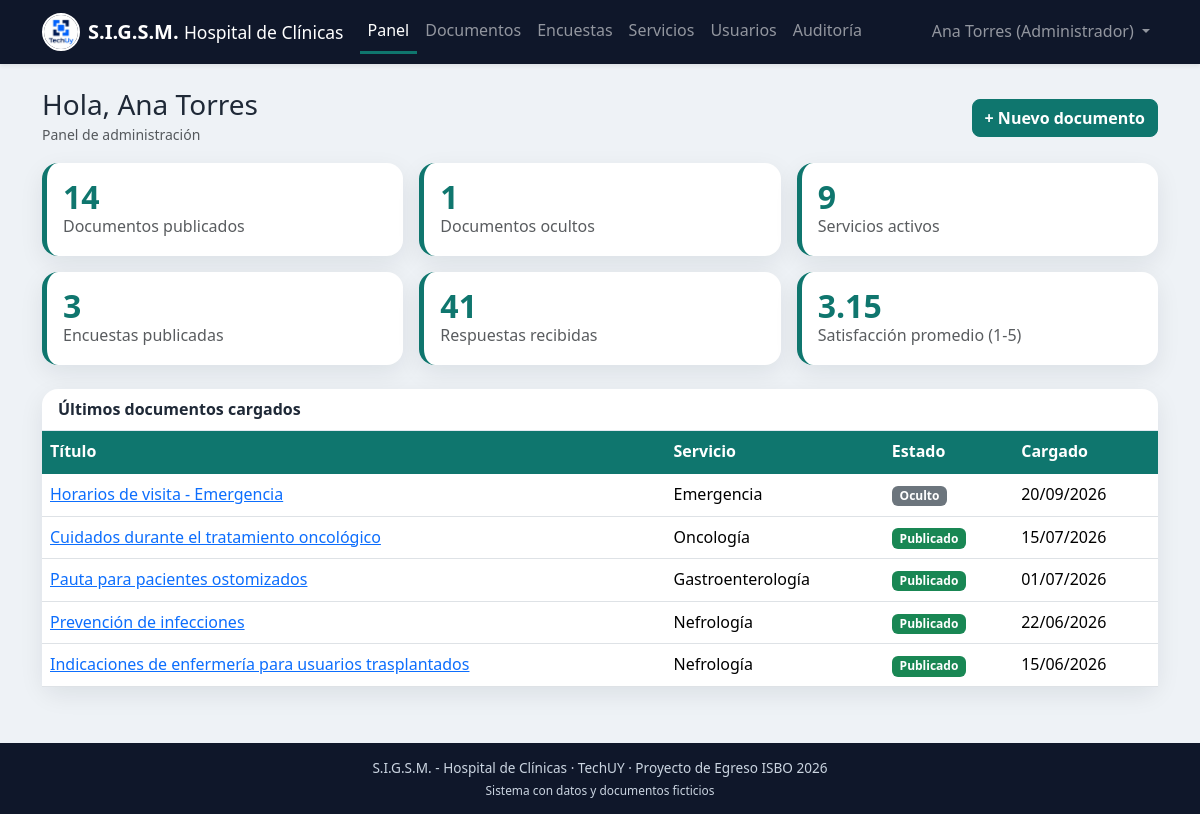
Screenshot of /admin/panel.php (signed in) with the database file from the repository.
### tables this page shows
CREATE TABLE documento (
  id_documento        INT AUTO_INCREMENT,
  titulo              VARCHAR(150) NOT NULL,
  descripcion         TEXT NULL,
  tipo                ENUM('indicacion','informacion') NOT NULL,
  fecha_emision       DATE         NOT NULL,
  ruta_archivo        VARCHAR(255) NOT NULL,            
  publicado           TINYINT(1)   NOT NULL DEFAULT 1,
  activo              TINYINT(1)   NOT NULL DEFAULT 1,  
  fecha_carga         DATETIME     NOT NULL DEFAULT CURRENT_TIMESTAMP,
  fecha_modificacion  DATETIME     NULL,
  id_especialidad     INT          NOT NULL,
  id_usuario_carga    INT          NOT NULL,
  CONSTRAINT pk_documento PRIMARY KEY (id_documento),
  CONSTRAINT uq_documento_ruta UNIQUE (ruta_archivo),
  CONSTRAINT fk_documento_especialidad FOREIGN KEY (id_especialidad)
    REFERENCES especialidad(id_especialidad),
  CONSTRAINT fk_documento_usuario FOREIGN KEY (id_usuario_carga)
    REFERENCES usuario(id_usuario)
);

CREATE TABLE especialidad (
  id_especialidad  INT AUTO_INCREMENT,
  nombre           VARCHAR(100) NOT NULL,
  descripcion      TEXT NULL,
  activo           TINYINT(1) NOT NULL DEFAULT 1,
  CONSTRAINT pk_especialidad PRIMARY KEY (id_especialidad),
  CONSTRAINT uq_especialidad_nombre UNIQUE (nombre)
);

### includes/funciones.php (called while the page is built, shortened)
<?php
function e($texto): string
{
    return htmlspecialchars((string) $texto, ENT_QUOTES, 'UTF-8');
}

### includes/sesion.php (called while the page is built, shortened)
<?php
function es_admin(): bool
{
    return ($_SESSION['id_rol'] ?? 0) === ROL_ADMIN;
}

### admin/panel.php (the view, shortened to what this page needs)
<?php
require_once dirname(__DIR__) . '/includes/inicio.php';
$ind = $pdo->query(
    "SELECT
       (SELECT COUNT(*) FROM documento d JOIN especialidad e ON e.id_especialidad = d.id_especialidad
          WHERE d.activo = 1 AND d.publicado = 1 AND e.activo = 1)          AS docs_publicados,
       (SELECT COUNT(*) FROM documento WHERE activo = 1 AND publicado = 0) AS docs_ocultos,
       (SELECT COUNT(*) FROM especialidad WHERE activo = 1)                AS servicios,
       (SELECT COUNT(*) FROM encuesta WHERE estado = 'publicada' AND activo = 1) AS encuestas,
       (SELECT COUNT(*) FROM respuesta)                                    AS respuestas,
       (SELECT COUNT(*) FROM usuario WHERE activo = 1)                     AS usuarios,
       (SELECT ROUND(AVG(d.valor), 2) FROM detalle d
          JOIN pregunta p ON p.id_encuesta = d.id_encuesta AND p.n_pregunta = d.n_pregunta
          WHERE p.tipo_respuesta = 'escala_1_5')                            AS promedio"
)->fetch();
$ultimos = $pdo->query(
    'SELECT d.id_documento, d.titulo, d.publicado, e.nombre AS servicio, d.fecha_carga
     FROM documento d JOIN especialidad e ON e.id_especialidad = d.id_especialidad
     WHERE d.activo = 1 ORDER BY d.fecha_carga DESC LIMIT 5'
)->fetchAll();
$tarjetas = [
    ['Documentos publicados', $ind['docs_publicados'], 'documentos.php'],
    ['Documentos ocultos', $ind['docs_ocultos'], 'documentos.php?estado=oculto'],
    ['Servicios activos', $ind['servicios'], es_admin() ? 'servicios.php' : null],
    ['Encuestas publicadas', $ind['encuestas'], es_admin() ? 'encuestas.php' : null],
    ['Respuestas recibidas', $ind['respuestas'], es_admin() ? 'resultados.php' : null],
    ['Satisfacción promedio (1-5)', $ind['promedio'] ?? '-', es_admin() ? 'resultados.php' : null],
];
require dirname(__DIR__) . '/includes/encabezado.php';
?>
<div class="d-flex flex-wrap justify-content-between align-items-center mb-3 gap-2">
    <div>
        <h1 class="h3 mb-0">Hola, <?= e($_SESSION['nombre']) ?></h1>
        <small class="text-muted">Panel de <?= es_admin() ? 'administración' : 'gestión de documentos' ?></small>
    </div>
    <a href="alta_documento.php" class="btn btn-primary">+ Nuevo documento</a>
</div>
<div class="row row-cols-1 row-cols-sm-2 row-cols-lg-3 g-3 mb-4">
    <?php foreach ($tarjetas as [$texto, $valor, $enlace]): ?>
        <div class="col">
            <div class="card indicador h-100">
                <div class="card-body">
                    <div class="numero"><?= e($valor) ?></div>
                    <div class="text-muted"><?= e($texto) ?></div>
                </div>
            </div>
        </div>
    <?php endforeach; ?>
</div>
<div class="card">
    <div class="card-header">Últimos documentos cargados</div>
    <div class="table-responsive">
        <table class="table table-hover mb-0 align-middle">
            <thead><tr><th>Título</th><th>Servicio</th><th>Estado</th><th>Cargado</th></tr></thead>
            <tbody>
            <?php foreach ($ultimos as $d): ?>
                <tr>
                    <td><a href="editar_documento.php?id=<?= (int) $d['id_documento'] ?>"><?= e($d['titulo']) ?></a></td>
                    <td><?= e($d['servicio']) ?></td>
                    <td><?= $d['publicado'] ? '<span class="badge bg-success">Publicado</span>' : '<span class="badge bg-secondary">Oculto</span>' ?></td>
                    <td><?= e(date('d/m/Y', strtotime($d['fecha_carga']))) ?></td>
                </tr>
            <?php endforeach; ?>
            </tbody>
        </table>
    </div>
</div>
<?php require dirname(__DIR__) . '/includes/pie.php'; ?>

### public/css/estilos.css (style rules this page uses)
:root { --sigsm-primario: #0f766e; --sigsm-primario-hover: #115e59; --sigsm-fondo: #eef2f6; --sigsm-tarjeta: #ffffff; --sigsm-texto: #1f2937; --sigsm-borde: #cbd5e1; --sigsm-error: #ef4444; --sigsm-oscuro: #0f172a; --bs-primary: #0f766e; --bs-primary-rgb: 15, 118, 110; --bs-link-color: #0f766e; --bs-link-hover-color: #115e59; --bs-body-color: #1f2937; --bs-danger: #ef4444; }
body { background-color: var(--sigsm-fondo); color: var(--sigsm-texto); min-height: 100vh; display: flex; flex-direction: column; line-height: 1.6; }
.btn { border-radius: 8px; font-weight: 600; }
.btn-primary { --bs-btn-bg: #0f766e; --bs-btn-border-color: #0f766e; --bs-btn-hover-bg: #115e59; --bs-btn-hover-border-color: #115e59; --bs-btn-active-bg: #115e59; --bs-btn-active-border-color: #115e59; --bs-btn-disabled-bg: #0f766e; --bs-btn-disabled-border-color: #0f766e; }
.card { background: var(--sigsm-tarjeta); border: none; border-radius: 16px; box-shadow: 0 8px 24px rgba(15, 23, 42, 0.08); }
.card-header { background: transparent; font-weight: 700; border-bottom: 1px solid #e2e8f0; }
.indicador { border-left: 5px solid var(--sigsm-primario); }
.indicador .numero { font-size: 2rem; font-weight: 800; color: var(--sigsm-primario); line-height: 1.1; }
.table thead th { background: var(--sigsm-primario); color: #fff; border-color: var(--sigsm-primario); white-space: nowrap; }

### rows the page displays
documento: titulo "Horarios de visita - Emergencia", id_especialidad.nombre "Emergencia", publicado "Oculto", fecha_carga "20/09/2026"
documento: titulo "Cuidados durante el tratamiento oncológico", id_especialidad.nombre "Oncología", publicado "Publicado", fecha_carga "15/07/2026"
documento: titulo "Pauta para pacientes ostomizados", id_especialidad.nombre "Gastroenterología", publicado "Publicado", fecha_carga "01/07/2026"
documento: titulo "Prevención de infecciones", id_especialidad.nombre "Nefrología", publicado "Publicado", fecha_carga "22/06/2026"
documento: titulo "Indicaciones de enfermería para usuarios trasplantados", id_especialidad.nombre "Nefrología", publicado "Publicado", fecha_carga "15/06/2026"

### other values shown
$texto "Panel Documentos Encuestas Servicios Usuarios Auditoría"
$_SESSION['nombre'] "Ana Torres"
$valor "14"
$texto "Documentos publicados"
$valor "1"
$texto "Documentos ocultos"
$valor "9"
$texto "Servicios activos"
$valor "3"
$texto "Encuestas publicadas"
$valor "41"
$texto "Respuestas recibidas"
$valor "3.15"
$texto "Satisfacción promedio (1-5)"
